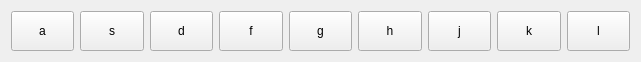
  <widget class="QWidget" name="layoutWidget">
   <property name="geometry">
    <rect>
     <x>94</x>
     <y>100</y>
     <width>641</width>
     <height>42</height>
    </rect>
   </property>
   <layout class="QHBoxLayout" name="horizontalLayout_2">
    <item>
     <widget class="QPushButton" name="panelButton_a">
      <property name="sizePolicy">
       <sizepolicy hsizetype="Minimum" vsizetype="Minimum">
        <horstretch>0</horstretch>
        <verstretch>0</verstretch>
       </sizepolicy>
      </property>
      <property name="minimumSize">
       <size>
        <width>45</width>
        <height>40</height>
       </size>
      </property>
      <property name="focusPolicy">
       <enum>Qt::NoFocus</enum>
      </property>
      <property name="styleSheet">
       <string notr="true"/>
      </property>
      <property name="text">
       <string>a</string>
      </property>
      <property name="buttonValue" stdset="0">
       <char>
        <unicode>35</unicode>
       </char>
      </property>
     </widget>
    </item>
    <item>
     <widget class="QPushButton" name="panelButton_s">
      <property name="sizePolicy">
       <sizepolicy hsizetype="Minimum" vsizetype="Minimum">
        <horstretch>0</horstretch>
        <verstretch>0</verstretch>
       </sizepolicy>
      </property>
      <property name="minimumSize">
       <size>
        <width>45</width>
        <height>40</height>
       </size>
      </property>
      <property name="focusPolicy">
       <enum>Qt::NoFocus</enum>
      </property>
      <property name="styleSheet">
       <string notr="true"/>
      </property>
      <property name="text">
       <string>s</string>
      </property>
      <property name="buttonValue" stdset="0">
       <char>
        <unicode>35</unicode>
       </char>
      </property>
     </widget>
    </item>
    <item>
     <widget class="QPushButton" name="panelButton_d">
      <property name="sizePolicy">
       <sizepolicy hsizetype="Minimum" vsizetype="Minimum">
        <horstretch>0</horstretch>
        <verstretch>0</verstretch>
       </sizepolicy>
      </property>
      <property name="minimumSize">
       <size>
        <width>45</width>
        <height>40</height>
       </size>
      </property>
      <property name="focusPolicy">
       <enum>Qt::NoFocus</enum>
      </property>
      <property name="styleSheet">
       <string notr="true"/>
      </property>
      <property name="text">
       <string>d</string>
      </property>
      <property name="buttonValue" stdset="0">
       <char>
        <unicode>35</unicode>
       </char>
      </property>
     </widget>
    </item>
    <item>
     <widget class="QPushButton" name="panelButton_f">
      <property name="sizePolicy">
       <sizepolicy hsizetype="Minimum" vsizetype="Minimum">
        <horstretch>0</horstretch>
        <verstretch>0</verstretch>
       </sizepolicy>
      </property>
      <property name="minimumSize">
       <size>
        <width>45</width>
        <height>40</height>
       </size>
      </property>
      <property name="focusPolicy">
       <enum>Qt::NoFocus</enum>
      </property>
      <property name="styleSheet">
       <string notr="true"/>
      </property>
      <property name="text">
       <string>f</string>
      </property>
      <property name="buttonValue" stdset="0">
       <char>
        <unicode>35</unicode>
       </char>
      </property>
     </widget>
    </item>
    <item>
     <widget class="QPushButton" name="panelButton_g">
      <property name="sizePolicy">
       <sizepolicy hsizetype="Minimum" vsizetype="Minimum">
        <horstretch>0</horstretch>
        <verstretch>0</verstretch>
       </sizepolicy>
      </property>
      <property name="minimumSize">
       <size>
        <width>45</width>
        <height>40</height>
       </size>
      </property>
      <property name="focusPolicy">
       <enum>Qt::NoFocus</enum>
      </property>
      <property name="styleSheet">
       <string notr="true"/>
      </property>
      <property name="text">
       <string>g</string>
      </property>
      <property name="buttonValue" stdset="0">
       <char>
        <unicode>35</unicode>
       </char>
      </property>
     </widget>
    </item>
    <item>
     <widget class="QPushButton" name="panelButton_h">
      <property name="sizePolicy">
       <sizepolicy hsizetype="Minimum" vsizetype="Minimum">
        <horstretch>0</horstretch>
        <verstretch>0</verstretch>
       </sizepolicy>
      </property>
      <property name="minimumSize">
       <size>
        <width>45</width>
        <height>40</height>
       </size>
      </property>
      <property name="focusPolicy">
       <enum>Qt::NoFocus</enum>
      </property>
      <property name="styleSheet">
       <string notr="true"/>
      </property>
      <property name="text">
       <string>h</string>
      </property>
      <property name="buttonValue" stdset="0">
       <char>
        <unicode>35</unicode>
       </char>
      </property>
     </widget>
    </item>
    <item>
     <widget class="QPushButton" name="panelButton_j">
      <property name="sizePolicy">
       <sizepolicy hsizetype="Minimum" vsizetype="Minimum">
        <horstretch>0</horstretch>
        <verstretch>0</verstretch>
       </sizepolicy>
      </property>
      <property name="minimumSize">
       <size>
        <width>45</width>
        <height>40</height>
       </size>
      </property>
      <property name="focusPolicy">
       <enum>Qt::NoFocus</enum>
      </property>
      <property name="styleSheet">
       <string notr="true"/>
      </property>
      <property name="text">
       <string>j</string>
      </property>
      <property name="buttonValue" stdset="0">
       <char>
        <unicode>35</unicode>
       </char>
      </property>
     </widget>
    </item>
    <item>
     <widget class="QPushButton" name="panelButton_k">
      <property name="sizePolicy">
       <sizepolicy hsizetype="Minimum" vsizetype="Minimum">
        <horstretch>0</horstretch>
        <verstretch>0</verstretch>
       </sizepolicy>
      </property>
      <property name="minimumSize">
       <size>
        <width>45</width>
        <height>40</height>
       </size>
      </property>
      <property name="focusPolicy">
       <enum>Qt::NoFocus</enum>
      </property>
      <property name="styleSheet">
       <string notr="true"/>
      </property>
      <property name="text">
       <string>k</string>
      </property>
      <property name="buttonValue" stdset="0">
       <char>
        <unicode>35</unicode>
       </char>
      </property>
     </widget>
    </item>
    <item>
     <widget class="QPushButton" name="panelButton_l">
      <property name="sizePolicy">
       <sizepolicy hsizetype="Minimum" vsizetype="Minimum">
        <horstretch>0</horstretch>
        <verstretch>0</verstretch>
       </sizepolicy>
      </property>
      <property name="minimumSize">
       <size>
        <width>45</width>
        <height>40</height>
       </size>
      </property>
      <property name="focusPolicy">
       <enum>Qt::NoFocus</enum>
      </property>
      <property name="styleSheet">
       <string notr="true"/>
      </property>
      <property name="text">
       <string>l</string>
      </property>
      <property name="buttonValue" stdset="0">
       <char>
        <unicode>56</unicode>
       </char>
      </property>
     </widget>
    </item>
   </layout>
  </widget>
